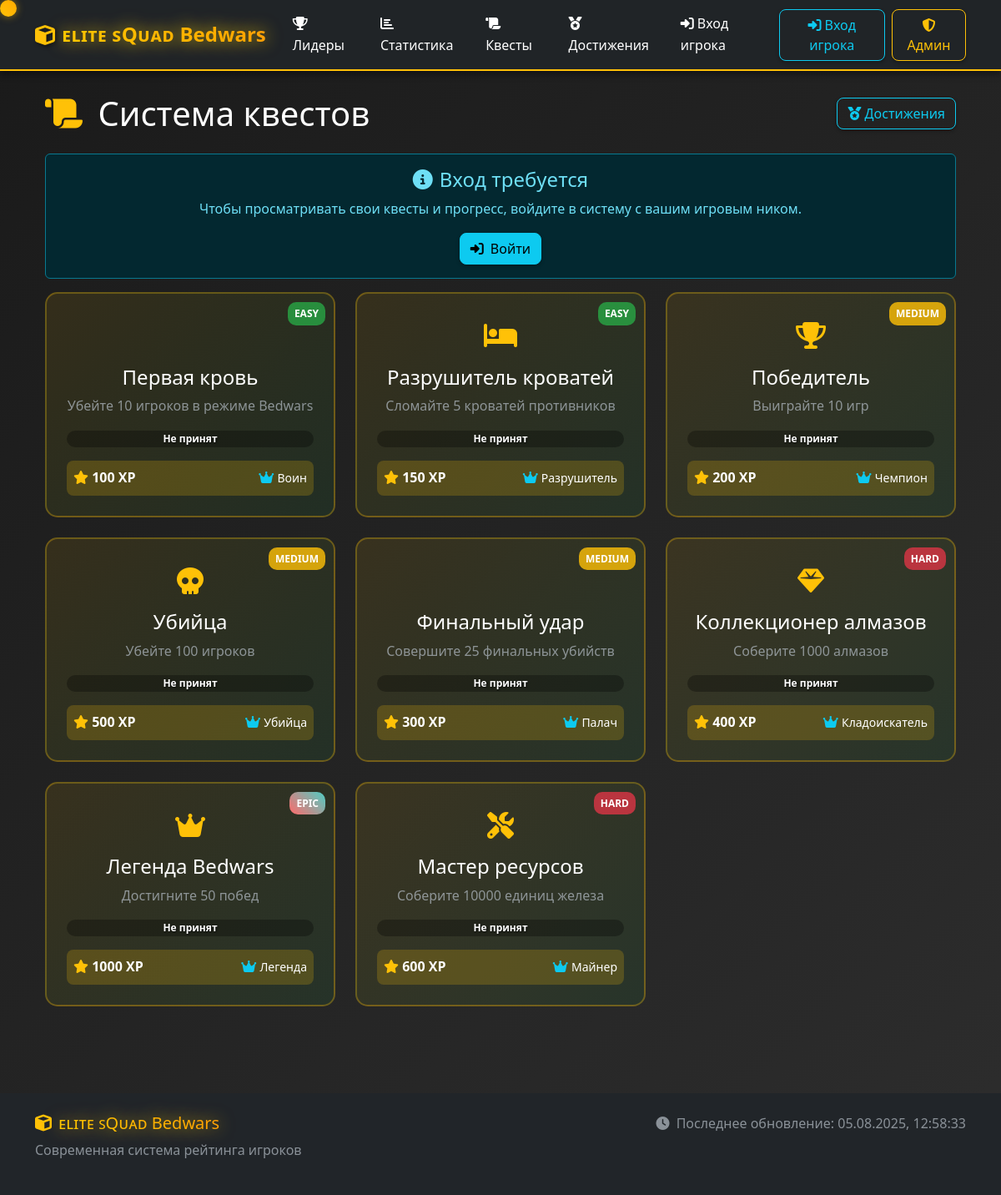
The app's page /quests with its own data.
### models.py (models this page shows, shortened)
class Quest(db.Model):
    id = db.Column(db.Integer, primary_key=True)
    title = db.Column(db.String(200), nullable=False)
    description = db.Column(db.Text, nullable=False)
    type = db.Column(db.String(50), nullable=False)  # kills, beds, wins, etc.
    target_value = db.Column(db.Integer, nullable=False)
    reward_xp = db.Column(db.Integer, default=0)
    reward_title = db.Column(db.String(100), nullable=True)
    icon = db.Column(db.String(50), default='fas fa-trophy')
    difficulty = db.Column(db.String(20), default='medium')  # easy, medium, hard, epic
    is_active = db.Column(db.Boolean, default=True)
    created_at = db.Column(db.DateTime, default=datetime.utcnow)
    player_quests = db.relationship('PlayerQuest', backref='quest', lazy=True, cascade='all, delete-orphan')
    @classmethod
    def get_active_quests(cls):
        return cls.query.filter_by(is_active=True).all()

### routes.py (the view, shortened to what this page needs)
@app.route('/quests')
def quests():
    is_admin = session.get('is_admin', False)
    current_player = None
    player_nickname = session.get('player_nickname')
    if player_nickname:
        current_player = Player.query.filter_by(nickname=player_nickname).first()
    if Quest.query.count() == 0:
        Quest.create_default_quests()
    active_quests = Quest.get_active_quests()
    player_progress = {}
    return render_template('quests.html',
                         quests=active_quests,
                         player_progress=player_progress,
                         current_player=current_player,
                         is_admin=is_admin)

### templates/quests.html (shortened to what this page needs)
{% extends "base.html" %}
{% block content %}
<div class="container-fluid">
    <div class="row">
        <div class="col-12">
            <div class="d-flex justify-content-between align-items-center mb-4">
                <h1 class="mb-0">
                    <i class="fas fa-scroll text-warning me-2"></i>
                    Система квестов
                </h1>
                <div class="d-flex gap-2">
                    <a href="{{ url_for('achievements') }}" class="btn btn-outline-info">
                        <i class="fas fa-medal"></i> Достижения
                    </a>
                </div>
            </div>
            {% if current_player %}
            <div class="quest-stats">
                <div class="row text-center">
                    <div class="col-md-3">
                        <div class="stat-item">
                            <i class="fas fa-user text-info fa-2x mb-2"></i>
                            <h4>{{ current_player.nickname }}</h4>
                            <p class="text-muted">{{ current_player.role }}</p>
                        </div>
                    </div>
                    <div class="col-md-3">
                        <div class="stat-item">
                            <i class="fas fa-star text-warning fa-2x mb-2"></i>
                            <h4>{{ current_player.level }}</h4>
                            <p class="text-muted">Уровень</p>
                        </div>
                    </div>
                    <div class="col-md-3">
                        <div class="stat-item">
                            <i class="fas fa-trophy text-success fa-2x mb-2"></i>
                            <h4>{{ player_progress|length }}</h4>
                            <p class="text-muted">Активных квестов</p>
                        </div>
                    </div>
                    <div class="col-md-3">
                        <div class="stat-item">
                            <i class="fas fa-check-circle text-info fa-2x mb-2"></i>
                            <h4>{{ player_progress.values() | selectattr('is_completed') | list | length }}</h4>
                            <p class="text-muted">Выполнено</p>
                        </div>
                    </div>
                </div>
            </div>
            {% else %}
            <div class="alert alert-info text-center">
                <h4><i class="fas fa-info-circle me-2"></i>Вход требуется</h4>
                <p>Чтобы просматривать свои квесты и прогресс, войдите в систему с вашим игровым ником.</p>
                <a href="{{ url_for('player_login') }}" class="btn btn-info">
                    <i class="fas fa-sign-in-alt me-2"></i>Войти
                </a>
            </div>
            {% endif %}
            <div class="row">
                {% for quest in quests %}
                <div class="col-lg-4 col-md-6 mb-4">
                    <div class="quest-card h-100 p-4 {% if quest.id in player_progress and player_progress[quest.id].is_completed %}completed{% endif %}">
                        <div class="quest-difficulty difficulty-{{ quest.difficulty }}">
                            {{ quest.difficulty|title }}
                        </div>
                        <div class="text-center mb-3">
                            <div class="quest-icon {% if quest.id in player_progress and player_progress[quest.id].is_completed %}animate-bounce{% endif %}">
                                <i class="{{ quest.icon }}"></i>
                            </div>
                            <h4 class="mb-2">{{ quest.title }}</h4>
                            <p class="text-muted mb-3">{{ quest.description }}</p>
                        </div>
                        {% if quest.id in player_progress %}
                        {% set progress = player_progress[quest.id] %}
                        <div class="quest-progress mb-3">
                            {% if progress.is_accepted %}
                                <div class="quest-progress-bar" style="width: {{ progress.progress_percentage }}%"></div>
                                <div class="quest-progress-text">
                                    {{ progress.current_progress }} / {{ quest.target_value }}
                                    ({{ progress.progress_percentage }}%)
                                </div>
                            {% else %}
                                <div class="quest-progress-bar" style="width: 0%"></div>
                                <div class="quest-progress-text">Не принят</div>
                            {% endif %}
                        </div>
                        {% else %}
                        <div class="quest-progress mb-3">
                            <div class="quest-progress-text">Не принят</div>
                        </div>
                        {% endif %}
                        <div class="quest-reward">
                            <div class="d-flex justify-content-between align-items-center">
                                <div>
                                    <i class="fas fa-star text-warning"></i>
                                    <strong>{{ quest.reward_xp }} XP</strong>
                                </div>
                                {% if quest.reward_title %}
                                <div>
                                    <i class="fas fa-crown text-info"></i>
                                    <small>{{ quest.reward_title }}</small>
                                </div>
                                {% endif %}
                            </div>
                        </div>
                    </div>
                </div>
                {% endfor %}
            </div>
        </div>
    </div>
</div>
{% endblock %}

### templates/base.html (shortened to what this page needs)
<!DOCTYPE html>
<html lang="ru" data-bs-theme="dark">
<head>
    <link href="https://cdn.jsdelivr.net/npm/bootstrap@5.3.0/dist/css/bootstrap.min.css" rel="stylesheet">
    <link href="https://cdnjs.cloudflare.com/ajax/libs/font-awesome/6.4.0/css/all.min.css" rel="stylesheet">
    <link href="{{ url_for('static', filename='css/style.css') }}" rel="stylesheet">
</head>
<body>
    <nav class="navbar navbar-expand-lg navbar-dark bg-dark fixed-top">
        <div class="container">
            <a class="navbar-brand d-flex align-items-center" href="{{ url_for('index') }}">
                <i class="fas fa-cube text-warning me-2 glow-effect"></i>
                <span class="fw-bold elite-squad-text">ᴇʟɪᴛᴇ ꜱQᴜᴀᴅ Bedwars</span>
            </a>
            <div class="collapse navbar-collapse" id="navbarNav">
                <ul class="navbar-nav me-auto">
                    <li class="nav-item">
                        <a class="nav-link" href="{{ url_for('index') }}">
                            <i class="fas fa-trophy me-1"></i>Лидеры
                        </a>
                    </li>
                    <li class="nav-item">
                        <a class="nav-link" href="{{ url_for('statistics') }}">
                            <i class="fas fa-chart-bar me-1"></i>Статистика
                        </a>
                    </li>
                    <li class="nav-item">
                        <a class="nav-link" href="{{ url_for('quests') }}">
                            <i class="fas fa-scroll me-1"></i>Квесты
                        </a>
                    </li>
                    <li class="nav-item">
                        <a class="nav-link" href="{{ url_for('achievements') }}">
                            <i class="fas fa-medal me-1"></i>Достижения
                        </a>
                    </li>
                    <li class="nav-item">
                        {% if session.get('player_nickname') %}
                        <a class="nav-link" href="{{ url_for('my_profile') }}">
                            <i class="fas fa-user me-1"></i>Мой профиль
                        </a>
                        {% else %}
                        <a class="nav-link" href="{{ url_for('player_login') }}">
                            <i class="fas fa-sign-in-alt me-1"></i>Вход игрока
                        </a>
                        {% endif %}
                    </li>
                </ul>
                <ul class="navbar-nav">
                    <div class="d-flex align-items-center ms-auto">
                        {% if session.get('player_nickname') %}
                        <span class="me-3 text-info">
                            <i class="fas fa-gamepad me-1"></i>{{ session.get('player_nickname') }}
                        </span>
                        <a href="{{ url_for('player_logout') }}" class="btn btn-outline-info me-2">
                            <i class="fas fa-sign-out-alt"></i> Выйти
                        </a>
                        {% else %}
                        <a href="{{ url_for('player_login') }}" class="btn btn-outline-info me-2">
                            <i class="fas fa-sign-in-alt"></i> Вход игрока
                        </a>
                        {% endif %}
                        {% if session.get('is_admin') %}
                        <span class="me-3 text-warning">
                            <i class="fas fa-crown me-1"></i>Администратор
                        </span>
                        <a href="{{ url_for('admin') }}" class="btn btn-outline-warning me-2">
                            <i class="fas fa-cogs"></i> Панель
                        </a>
                        <a href="{{ url_for('logout') }}" class="btn btn-outline-light">
                            <i class="fas fa-sign-out-alt"></i> Выйти
                        </a>
                        {% else %}
                        <a href="{{ url_for('login') }}" class="btn btn-outline-warning">
                            <i class="fas fa-shield-alt"></i> Админ
                        </a>
                        {% endif %}
                    </div>
                </ul>
            </div>
        </div>
    </nav>
    <main class="main-content">
        <div class="container">
            {% if error_message %}
                <div class="text-center py-5">
                    <i class="fas fa-exclamation-triangle text-warning display-1"></i>
                    <h2 class="mt-3">{{ error_message }}</h2>
                    <a href="{{ url_for('index') }}" class="btn btn-primary mt-3">
                        <i class="fas fa-home me-2"></i>На главную
                    </a>
                </div>
            {% else %}
                {% block content %}{% endblock %}
            {% endif %}
        </div>
    </main>
    <footer class="bg-dark text-light py-4 mt-5">
        <div class="container">
            <div class="row">
                <div class="col-md-6">
                    <h5><i class="fas fa-cube text-warning me-2 glow-effect"></i><span class="elite-squad-text">ᴇʟɪᴛᴇ ꜱQᴜᴀᴅ Bedwars</span></h5>
                    <p class="text-muted">Современная система рейтинга игроков</p>
                </div>
                <div class="col-md-6 text-md-end">
                    <p class="text-muted mb-0">
                        <i class="fas fa-clock me-1"></i>
                        Последнее обновление: <span id="current-time"></span>
                    </p>
                </div>
            </div>
        </div>
    </footer>
</body>
</html>

### static/css/style.css (style rules this page uses)
:root { --primary-color: #ffc107; --secondary-color: #6c757d; --success-color: #198754; --danger-color: #dc3545; --warning-color: #ffc107; --info-color: #0dcaf0; --dark-color: #212529; --light-color: #f8f9fa; --minecraft-green: #00aa00; --minecraft-red: #ff5555; --minecraft-blue: #5555ff; --minecraft-gold: #ffaa00; --minecraft-purple: #aa00aa; --bg-primary: linear-gradient(135deg, #1a1a1a 0%, #2d2d2d 100%); --bg-secondary: linear-gradient(135deg, #343a40 0%, #495057 100%); --bg-accent: linear-gradient(135deg, #ffc107 0%, #ffca2c 100%); --shadow-sm: 0 2px 4px rgba(0, 0, 0, 0.3); --shadow-md: 0 4px 8px rgba(0, 0, 0, 0.4); --shadow-lg: 0 8px 16px rgba(0, 0, 0, 0.5); --shadow-glow: 0 0 20px rgba(255, 193, 7, 0.3); }
* { box-sizing: border-box; cursor: none; }
body { background: var(--bg-primary); color: #ffffff; font-family: 'Segoe UI', Tahoma, Geneva, Verdana, sans-serif; line-height: 1.6; overflow-x: hidden; }
button, a, input, select, textarea { cursor: none; }
.navbar { background: rgba(33, 37, 41, 0.95) !important; backdrop-filter: blur(10px); border-bottom: 2px solid var(--warning-color); box-shadow: var(--shadow-md); transition: all 0.3s ease; }
.navbar-brand { font-size: 1.5rem; font-weight: bold; color: var(--warning-color) !important; text-shadow: 2px 2px 4px rgba(0, 0, 0, 0.5); }
.elite-squad-text { background: linear-gradient(45deg, #ffd700, #ffaa00, #ff6b35, #f7931e); background-size: 300% 300%; -webkit-background-clip: text; -webkit-text-fill-color: transparent; background-clip: text; animation: gradientShift 3s ease-in-out infinite; text-shadow: 0 0 20px rgba(255, 215, 0, 0.5); filter: drop-shadow(0 0 10px rgba(255, 215, 0, 0.3)); }
.glow-effect { animation: iconGlow 2s ease-in-out infinite alternate; }
.navbar-nav .nav-link { color: #ffffff !important; transition: all 0.3s ease; position: relative; padding: 0.5rem 1rem !important; }
.navbar-nav .nav-link::after { content: ''; position: absolute; width: 0; height: 2px; bottom: 0; left: 50%; background: var(--warning-color); transition: all 0.3s ease; }
.main-content { margin-top: 80px; min-height: calc(100vh - 160px); padding: 2rem 0; }
.btn { border-radius: 8px; font-weight: 500; transition: all 0.3s ease; box-shadow: var(--shadow-sm); }

### templates/quests.html (style rules this page uses)
.quest-card { background: linear-gradient(135deg, rgba(255, 193, 7, 0.1), rgba(40, 167, 69, 0.1)); border: 2px solid rgba(255, 193, 7, 0.3); border-radius: 15px; transition: all 0.3s ease; position: relative; overflow: hidden; }
.quest-difficulty { position: absolute; top: 10px; right: 10px; padding: 4px 8px; border-radius: 10px; font-size: 0.75rem; font-weight: bold; text-transform: uppercase; }
.difficulty-easy { background: rgba(40, 167, 69, 0.8); }
.difficulty-medium { background: rgba(255, 193, 7, 0.8); }
.difficulty-hard { background: rgba(220, 53, 69, 0.8); }
.difficulty-epic { background: linear-gradient(45deg, #ff6b6b, #4ecdc4); }
.quest-progress { background: rgba(0, 0, 0, 0.3); border-radius: 10px; height: 20px; overflow: hidden; position: relative; }
.quest-progress-text { position: absolute; top: 50%; left: 50%; transform: translate(-50%, -50%); font-size: 0.75rem; font-weight: bold; color: white; text-shadow: 1px 1px 2px rgba(0, 0, 0, 0.7); }
.quest-reward { background: rgba(255, 193, 7, 0.2); border-radius: 8px; padding: 8px; margin-top: 10px; }
.quest-icon { font-size: 2rem; margin-bottom: 10px; color: var(--warning-color); }

### records on screen
Quest: difficulty "EASY", title "Первая кровь", description "Убейте 10 игроков в режиме Bedwars", shows "Не принят", reward_xp "100", reward_title "Воин"
Quest: difficulty "EASY", title "Разрушитель кроватей", description "Сломайте 5 кроватей противников", shows "Не принят", reward_xp "150", reward_title "Разрушитель"
Quest: difficulty "MEDIUM", title "Победитель", description "Выиграйте 10 игр", shows "Не принят", reward_xp "200", reward_title "Чемпион"
Quest: difficulty "MEDIUM", title "Убийца", description "Убейте 100 игроков", shows "Не принят", reward_xp "500", reward_title "Убийца"
Quest: difficulty "MEDIUM", title "Финальный удар", description "Совершите 25 финальных убийств", shows "Не принят", reward_xp "300", reward_title "Палач"
Quest: difficulty "HARD", title "Коллекционер алмазов", description "Соберите 1000 алмазов", shows "Не принят", reward_xp "400", reward_title "Кладоискатель"
Quest: difficulty "EPIC", title "Легенда Bedwars", description "Достигните 50 побед", shows "Не принят", reward_xp "1000", reward_title "Легенда"
Quest: difficulty "HARD", title "Мастер ресурсов", description "Соберите 10000 единиц железа", shows "Не принят", reward_xp "600", reward_title "Майнер"
